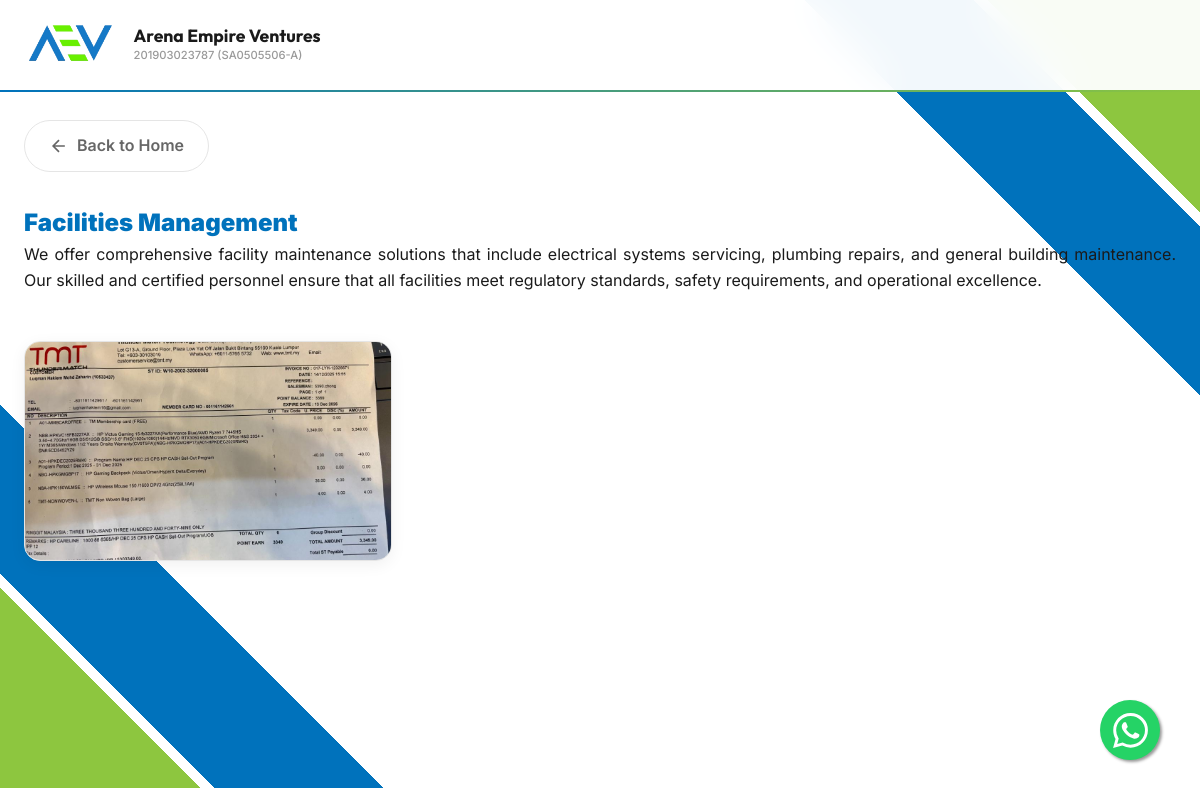
The app's page /facilities-management.html, older data.
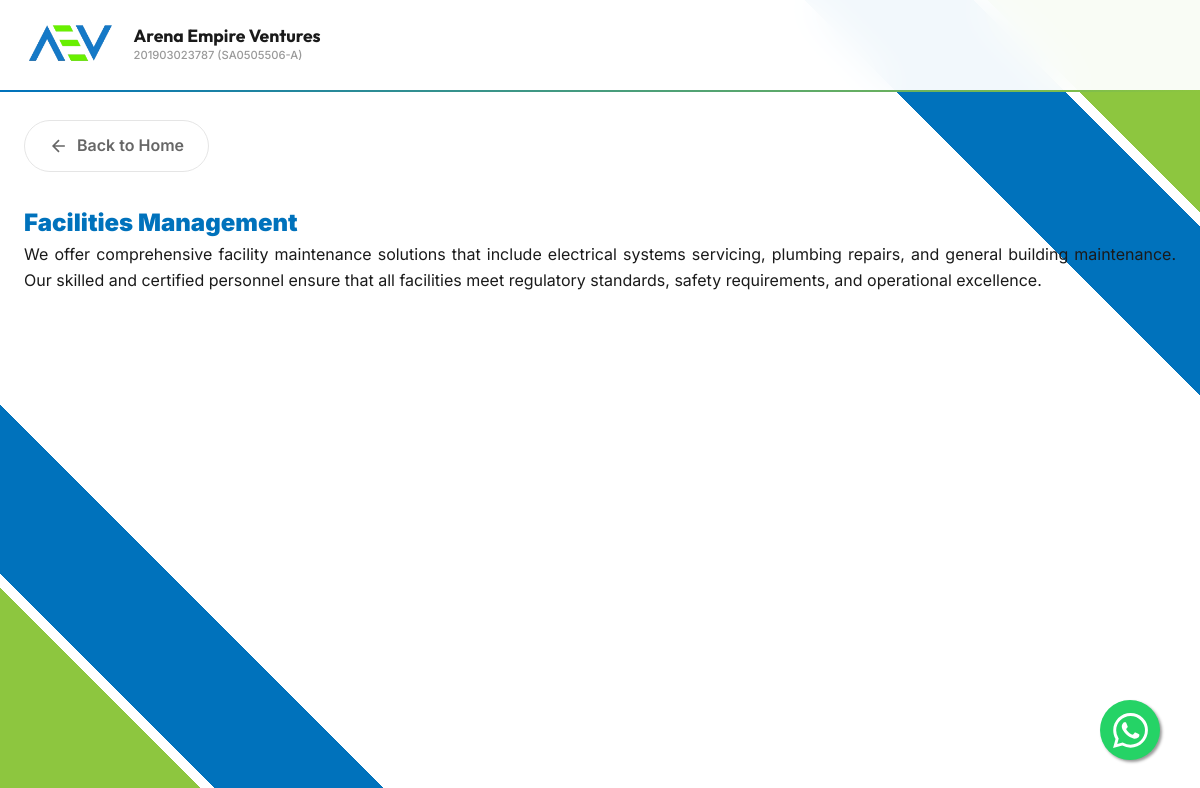
The same page, newer data.
### tables this page shows
CREATE TABLE gallery (
            id INTEGER PRIMARY KEY AUTOINCREMENT,
            page TEXT NOT NULL,
            section TEXT NOT NULL,
            image_path TEXT NOT NULL
        , title TEXT, description TEXT, subsection TEXT);

### main.py (the view)
@app.get("/{page_name}.html", response_class=HTMLResponse)
async def read_page(request: Request, page_name: str):
    content = get_page_content(page_name)
    if not os.path.exists(f"templates/{page_name}.html"):
         raise HTTPException(status_code=404, detail="Page not found")
    gallery_images = get_gallery_images(page_name, 'gallery')
    conn = get_db_connection()
    subsection_images = [dict(row) for row in conn.execute("SELECT * FROM gallery WHERE page = ? AND subsection IS NOT NULL", (page_name,)).fetchall()]
    conn.close()
    subsection_images_grouped = {}
    for img in subsection_images:
        subsection = img['subsection']
        if subsection not in subsection_images_grouped:
            subsection_images_grouped[subsection] = []
        subsection_images_grouped[subsection].append(img)
    services_data = []
    if page_name == "specialized-maintenance":
        services_data = get_services_with_hierarchy(page_name)
    return templates.TemplateResponse(f"{page_name}.html", {
        "request": request,
        "content": content,
        "gallery_images": gallery_images,
        "subsection_images": subsection_images_grouped,
        "services_data": services_data
    })

### templates/facilities-management.html (shortened to what this page needs)
<!DOCTYPE html>
<html lang="en">
<head>
    <link rel="stylesheet" href="/static/css/style.css">
</head>
<body>
    <nav class="navbar" id="navbar">
        <div class="container">
            <div class="nav-content">
                <a href="index.html" class="logo">
                    <img src="/static/images/logo.jpeg" alt="Arena Empire Ventures">
                    <div class="logo-text-group">
                        <span class="logo-title">Arena Empire Ventures</span>
                        <span class="logo-subtitle">201903023787 (SA0505506-A)</span>
                    </div>
                </a>
            </div>
        </div>
    </nav>
    <section class="service-content">
        <div class="container">
            <a href="index.html" class="back-link">
                <svg width="20" height="20" viewBox="0 0 24 24" fill="none" stroke="currentColor" stroke-width="2">
                    <path d="M19 12H5M12 19l-7-7 7-7" />
                </svg>
                Back to Home
            </a>
            <div class="service-header">
                <h1 class="gradient-text">Facilities Management</h1>
                <p class="service-description">
                    We offer comprehensive facility maintenance solutions that
                    include electrical systems servicing, plumbing repairs, and general
                    building maintenance. Our skilled and certified personnel ensure
                    that all facilities meet regulatory standards, safety requirements,
                    and operational excellence.
                </p>
            </div>
            {% if gallery_images %}
            <div class="gallery-grid animate-on-scroll fade-up">
                {% for image in gallery_images %}
                <div class="gallery-card">
                    <img src="{{ image.image_path }}" alt="{{ image.title or 'Facilities Management' }}">
                </div>
                {% endfor %}
            </div>
            {% endif %}
        </div>
    </section>
    <a href="https://wa.me/60149604549" class="whatsapp-float" target="_blank" rel="noopener noreferrer">
    </a>
</body>
</html>

Row changes from the older to the newer data that the page shows:
removed gallery: image_path (picture)
